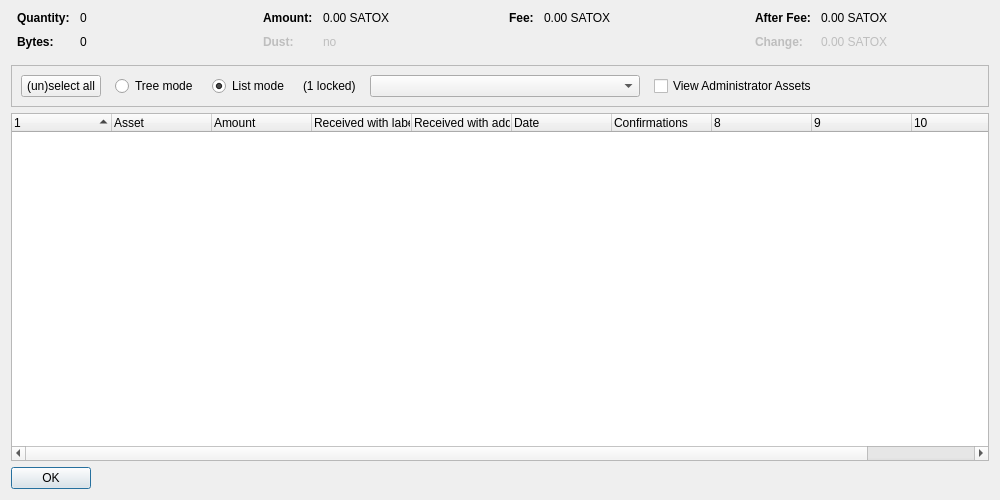
<?xml version="1.0" encoding="UTF-8"?>
<ui version="4.0">
 <class>AssetControlDialog</class>
 <widget class="QDialog" name="AssetControlDialog">
  <property name="geometry">
   <rect>
    <x>0</x>
    <y>0</y>
    <width>1000</width>
    <height>500</height>
   </rect>
  </property>
  <property name="windowTitle">
   <string>Asset Selection</string>
  </property>
  <layout class="QVBoxLayout" name="verticalLayout">
   <item>
    <layout class="QHBoxLayout" name="horizontalLayoutTop" stretch="0,0,0,0">
     <property name="topMargin">
      <number>0</number>
     </property>
     <property name="bottomMargin">
      <number>10</number>
     </property>
     <item>
      <layout class="QFormLayout" name="formLayoutAssetControl1">
       <property name="horizontalSpacing">
        <number>10</number>
       </property>
       <property name="verticalSpacing">
        <number>10</number>
       </property>
       <property name="leftMargin">
        <number>6</number>
       </property>
       <property name="rightMargin">
        <number>6</number>
       </property>
       <item row="0" column="0">
        <widget class="QLabel" name="labelAssetControlQuantityText">
         <property name="font">
          <font>
           <weight>75</weight>
           <bold>true</bold>
          </font>
         </property>
         <property name="text">
          <string>Quantity:</string>
         </property>
        </widget>
       </item>
       <item row="0" column="1">
        <widget class="QLabel" name="labelAssetControlQuantity">
         <property name="cursor">
          <cursorShape>IBeamCursor</cursorShape>
         </property>
         <property name="contextMenuPolicy">
          <enum>Qt::ActionsContextMenu</enum>
         </property>
         <property name="text">
          <string notr="true">0</string>
         </property>
         <property name="textInteractionFlags">
          <set>Qt::LinksAccessibleByMouse|Qt::TextSelectableByKeyboard|Qt::TextSelectableByMouse</set>
         </property>
        </widget>
       </item>
       <item row="1" column="0">
        <widget class="QLabel" name="labelAssetControlBytesText">
         <property name="font">
          <font>
           <weight>75</weight>
           <bold>true</bold>
          </font>
         </property>
         <property name="text">
          <string>Bytes:</string>
         </property>
        </widget>
       </item>
       <item row="1" column="1">
        <widget class="QLabel" name="labelAssetControlBytes">
         <property name="cursor">
          <cursorShape>IBeamCursor</cursorShape>
         </property>
         <property name="contextMenuPolicy">
          <enum>Qt::ActionsContextMenu</enum>
         </property>
         <property name="text">
          <string notr="true">0</string>
         </property>
         <property name="textInteractionFlags">
          <set>Qt::LinksAccessibleByMouse|Qt::TextSelectableByKeyboard|Qt::TextSelectableByMouse</set>
         </property>
        </widget>
       </item>
      </layout>
     </item>
     <item>
      <layout class="QFormLayout" name="formLayoutAssetControl2">
       <property name="horizontalSpacing">
        <number>10</number>
       </property>
       <property name="verticalSpacing">
        <number>10</number>
       </property>
       <property name="leftMargin">
        <number>6</number>
       </property>
       <property name="rightMargin">
        <number>6</number>
       </property>
       <item row="0" column="0">
        <widget class="QLabel" name="labelAssetControlAmountText">
         <property name="font">
          <font>
           <weight>75</weight>
           <bold>true</bold>
          </font>
         </property>
         <property name="text">
          <string>Amount:</string>
         </property>
        </widget>
       </item>
       <item row="0" column="1">
        <widget class="QLabel" name="labelAssetControlAmount">
         <property name="cursor">
          <cursorShape>IBeamCursor</cursorShape>
         </property>
         <property name="contextMenuPolicy">
          <enum>Qt::ActionsContextMenu</enum>
         </property>
         <property name="text">
          <string notr="true">0.00 SATOX</string>
         </property>
         <property name="textInteractionFlags">
          <set>Qt::LinksAccessibleByMouse|Qt::TextSelectableByKeyboard|Qt::TextSelectableByMouse</set>
         </property>
        </widget>
       </item>
       <item row="1" column="0">
        <widget class="QLabel" name="labelAssetControlLowOutputText">
         <property name="enabled">
          <bool>false</bool>
         </property>
         <property name="font">
          <font>
           <weight>75</weight>
           <bold>true</bold>
          </font>
         </property>
         <property name="text">
          <string>Dust:</string>
         </property>
        </widget>
       </item>
       <item row="1" column="1">
        <widget class="QLabel" name="labelAssetControlLowOutput">
         <property name="enabled">
          <bool>false</bool>
         </property>
         <property name="cursor">
          <cursorShape>IBeamCursor</cursorShape>
         </property>
         <property name="contextMenuPolicy">
          <enum>Qt::ActionsContextMenu</enum>
         </property>
         <property name="text">
          <string notr="true">no</string>
         </property>
         <property name="textInteractionFlags">
          <set>Qt::LinksAccessibleByMouse|Qt::TextSelectableByKeyboard|Qt::TextSelectableByMouse</set>
         </property>
        </widget>
       </item>
      </layout>
     </item>
     <item>
      <layout class="QFormLayout" name="formLayoutAssetControl3">
       <property name="horizontalSpacing">
        <number>10</number>
       </property>
       <property name="verticalSpacing">
        <number>10</number>
       </property>
       <property name="leftMargin">
        <number>6</number>
       </property>
       <property name="rightMargin">
        <number>6</number>
       </property>
       <item row="0" column="0">
        <widget class="QLabel" name="labelAssetControlFeeText">
         <property name="font">
          <font>
           <weight>75</weight>
           <bold>true</bold>
          </font>
         </property>
         <property name="text">
          <string>Fee:</string>
         </property>
        </widget>
       </item>
       <item row="0" column="1">
        <widget class="QLabel" name="labelAssetControlFee">
         <property name="cursor">
          <cursorShape>IBeamCursor</cursorShape>
         </property>
         <property name="contextMenuPolicy">
          <enum>Qt::ActionsContextMenu</enum>
         </property>
         <property name="text">
          <string notr="true">0.00 SATOX</string>
         </property>
         <property name="textInteractionFlags">
          <set>Qt::LinksAccessibleByMouse|Qt::TextSelectableByKeyboard|Qt::TextSelectableByMouse</set>
         </property>
        </widget>
       </item>
      </layout>
     </item>
     <item>
      <layout class="QFormLayout" name="formLayoutAssetControl4">
       <property name="horizontalSpacing">
        <number>10</number>
       </property>
       <property name="verticalSpacing">
        <number>10</number>
       </property>
       <property name="leftMargin">
        <number>6</number>
       </property>
       <property name="rightMargin">
        <number>6</number>
       </property>
       <item row="0" column="0">
        <widget class="QLabel" name="labelAssetControlAfterFeeText">
         <property name="font">
          <font>
           <weight>75</weight>
           <bold>true</bold>
          </font>
         </property>
         <property name="text">
          <string>After Fee:</string>
         </property>
        </widget>
       </item>
       <item row="0" column="1">
        <widget class="QLabel" name="labelAssetControlAfterFee">
         <property name="cursor">
          <cursorShape>IBeamCursor</cursorShape>
         </property>
         <property name="contextMenuPolicy">
          <enum>Qt::ActionsContextMenu</enum>
         </property>
         <property name="text">
          <string notr="true">0.00 SATOX</string>
         </property>
         <property name="textInteractionFlags">
          <set>Qt::LinksAccessibleByMouse|Qt::TextSelectableByKeyboard|Qt::TextSelectableByMouse</set>
         </property>
        </widget>
       </item>
       <item row="1" column="0">
        <widget class="QLabel" name="labelAssetControlChangeText">
         <property name="enabled">
          <bool>false</bool>
         </property>
         <property name="font">
          <font>
           <weight>75</weight>
           <bold>true</bold>
          </font>
         </property>
         <property name="text">
          <string>Change:</string>
         </property>
        </widget>
       </item>
       <item row="1" column="1">
        <widget class="QLabel" name="labelAssetControlChange">
         <property name="enabled">
          <bool>false</bool>
         </property>
         <property name="cursor">
          <cursorShape>IBeamCursor</cursorShape>
         </property>
         <property name="contextMenuPolicy">
          <enum>Qt::ActionsContextMenu</enum>
         </property>
         <property name="text">
          <string notr="true">0.00 SATOX</string>
         </property>
         <property name="textInteractionFlags">
          <set>Qt::LinksAccessibleByMouse|Qt::TextSelectableByKeyboard|Qt::TextSelectableByMouse</set>
         </property>
        </widget>
       </item>
      </layout>
     </item>
    </layout>
   </item>
   <item>
    <widget class="QFrame" name="frame">
     <property name="minimumSize">
      <size>
       <width>0</width>
       <height>40</height>
      </size>
     </property>
     <property name="frameShape">
      <enum>QFrame::StyledPanel</enum>
     </property>
     <property name="frameShadow">
      <enum>QFrame::Sunken</enum>
     </property>
     <layout class="QHBoxLayout" name="horizontalLayout">
      <item>
       <layout class="QHBoxLayout" name="horizontalLayoutPanel" stretch="0,0,0,0,0,0,0">
        <property name="spacing">
         <number>14</number>
        </property>
        <item>
         <widget class="QPushButton" name="pushButtonSelectAll">
          <property name="sizePolicy">
           <sizepolicy hsizetype="Maximum" vsizetype="Fixed">
            <horstretch>0</horstretch>
            <verstretch>0</verstretch>
           </sizepolicy>
          </property>
          <property name="text">
           <string>(un)select all</string>
          </property>
          <property name="autoDefault">
           <bool>false</bool>
          </property>
         </widget>
        </item>
        <item>
         <widget class="QRadioButton" name="radioTreeMode">
          <property name="sizePolicy">
           <sizepolicy hsizetype="Maximum" vsizetype="Fixed">
            <horstretch>0</horstretch>
            <verstretch>0</verstretch>
           </sizepolicy>
          </property>
          <property name="text">
           <string>Tree mode</string>
          </property>
         </widget>
        </item>
        <item>
         <widget class="QRadioButton" name="radioListMode">
          <property name="sizePolicy">
           <sizepolicy hsizetype="Maximum" vsizetype="Fixed">
            <horstretch>0</horstretch>
            <verstretch>0</verstretch>
           </sizepolicy>
          </property>
          <property name="text">
           <string>List mode</string>
          </property>
          <property name="checked">
           <bool>true</bool>
          </property>
         </widget>
        </item>
        <item>
         <widget class="QLabel" name="labelLocked">
          <property name="text">
           <string notr="true">(1 locked)</string>
          </property>
         </widget>
        </item>
        <item>
         <widget class="QComboBox" name="assetList">
          <property name="minimumContentsLength">
           <number>30</number>
          </property>
         </widget>
        </item>
        <item>
         <widget class="QCheckBox" name="viewAdministrator">
          <property name="toolTip">
           <string>View assets that you have the ownership asset for</string>
          </property>
          <property name="text">
           <string>View Administrator Assets</string>
          </property>
         </widget>
        </item>
        <item>
         <spacer name="horizontalSpacer">
          <property name="orientation">
           <enum>Qt::Horizontal</enum>
          </property>
          <property name="sizeHint" stdset="0">
           <size>
            <width>40</width>
            <height>20</height>
           </size>
          </property>
         </spacer>
        </item>
       </layout>
      </item>
     </layout>
    </widget>
   </item>
   <item>
    <widget class="AssetControlTreeWidget" name="treeWidget">
     <property name="contextMenuPolicy">
      <enum>Qt::CustomContextMenu</enum>
     </property>
     <property name="sortingEnabled">
      <bool>false</bool>
     </property>
     <property name="columnCount">
      <number>11</number>
     </property>
     <attribute name="headerShowSortIndicator" stdset="0">
      <bool>true</bool>
     </attribute>
     <attribute name="headerStretchLastSection">
      <bool>false</bool>
     </attribute>
     <column>
      <property name="text">
       <string/>
      </property>
     </column>
     <column>
      <property name="text">
       <string>Asset</string>
      </property>
     </column>
     <column>
      <property name="text">
       <string>Amount</string>
      </property>
     </column>
     <column>
      <property name="text">
       <string>Received with label</string>
      </property>
     </column>
     <column>
      <property name="text">
       <string>Received with address</string>
      </property>
     </column>
     <column>
      <property name="text">
       <string>Date</string>
      </property>
     </column>
     <column>
      <property name="text">
       <string>Confirmations</string>
      </property>
      <property name="toolTip">
       <string>Confirmed</string>
      </property>
     </column>
     <column>
      <property name="text">
       <string/>
      </property>
     </column>
     <column>
      <property name="text">
       <string/>
      </property>
     </column>
     <column>
      <property name="text">
       <string/>
      </property>
     </column>
     <column>
      <property name="text">
       <string/>
      </property>
     </column>
    </widget>
   </item>
   <item>
    <widget class="QDialogButtonBox" name="buttonBox">
     <property name="sizePolicy">
      <sizepolicy hsizetype="Maximum" vsizetype="Fixed">
       <horstretch>0</horstretch>
       <verstretch>0</verstretch>
      </sizepolicy>
     </property>
     <property name="orientation">
      <enum>Qt::Horizontal</enum>
     </property>
     <property name="standardButtons">
      <set>QDialogButtonBox::Ok</set>
     </property>
    </widget>
   </item>
  </layout>
 </widget>
 <customwidgets>
  <customwidget>
   <class>AssetControlTreeWidget</class>
   <extends>QTreeWidget</extends>
   <header location="global">assetcontroltreewidget.h</header>
  </customwidget>
 </customwidgets>
 <resources/>
 <connections/>
</ui>
